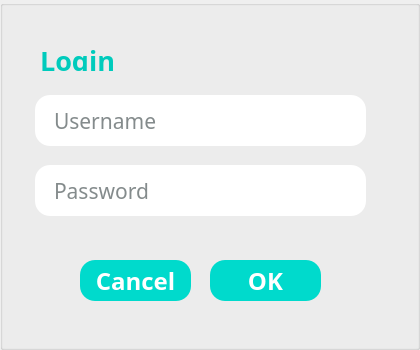
<?xml version="1.0" encoding="UTF-8"?>
<ui version="4.0">
 <class>loginDialog</class>
 <widget class="QDialog" name="loginDialog">
  <property name="geometry">
   <rect>
    <x>0</x>
    <y>0</y>
    <width>420</width>
    <height>350</height>
   </rect>
  </property>
  <property name="minimumSize">
   <size>
    <width>420</width>
    <height>350</height>
   </size>
  </property>
  <property name="maximumSize">
   <size>
    <width>420</width>
    <height>350</height>
   </size>
  </property>
  <property name="windowTitle">
   <string>Dialog</string>
  </property>
  <property name="styleSheet">
   <string notr="true">background-color: #e2fbff;
border-radius: 30px;

QMessageBox {
    color: rgb(11, 68, 77);
    font-size: 14px;
}
</string>
  </property>
  <widget class="QGroupBox" name="groupBox">
   <property name="geometry">
    <rect>
     <x>0</x>
     <y>0</y>
     <width>420</width>
     <height>350</height>
    </rect>
   </property>
   <property name="minimumSize">
    <size>
     <width>420</width>
     <height>350</height>
    </size>
   </property>
   <property name="maximumSize">
    <size>
     <width>420</width>
     <height>350</height>
    </size>
   </property>
   <property name="title">
    <string/>
   </property>
   <widget class="QLineEdit" name="log_passwordField">
    <property name="geometry">
     <rect>
      <x>30</x>
      <y>160</y>
      <width>341</width>
      <height>61</height>
     </rect>
    </property>
    <property name="font">
     <font>
      <family>Baloo Chettan 2</family>
      <pointsize>16</pointsize>
     </font>
    </property>
    <property name="styleSheet">
     <string notr="true">background-color: rgb(255, 255, 255);
border-radius: 20px;
border-width: 10px;
border-style: medium;
border-color: rgb(0, 207, 230);
padding: 12px;
color:rgb(10, 24, 25);</string>
    </property>
    <property name="placeholderText">
     <string>Password</string>
    </property>
   </widget>
   <widget class="QLineEdit" name="log_usernameField">
    <property name="geometry">
     <rect>
      <x>30</x>
      <y>90</y>
      <width>341</width>
      <height>61</height>
     </rect>
    </property>
    <property name="font">
     <font>
      <family>Baloo Chettan 2</family>
      <pointsize>16</pointsize>
     </font>
    </property>
    <property name="styleSheet">
     <string notr="true">background-color: rgb(255, 255, 255);
border-radius: 20px;
border-width: 10px;
border-style: medium;
border-color: rgb(0, 207, 230);
padding: 12px;
color:rgb(10, 24, 25);</string>
    </property>
    <property name="placeholderText">
     <string>Username</string>
    </property>
   </widget>
   <widget class="QLabel" name="label">
    <property name="geometry">
     <rect>
      <x>40</x>
      <y>50</y>
      <width>81</width>
      <height>21</height>
     </rect>
    </property>
    <property name="font">
     <font>
      <family>Baloo Chettan 2</family>
      <pointsize>20</pointsize>
      <bold>true</bold>
     </font>
    </property>
    <property name="styleSheet">
     <string notr="true">color: #00cbbc</string>
    </property>
    <property name="text">
     <string>Login</string>
    </property>
   </widget>
   <widget class="QPushButton" name="log_cancel">
    <property name="geometry">
     <rect>
      <x>80</x>
      <y>260</y>
      <width>111</width>
      <height>41</height>
     </rect>
    </property>
    <property name="font">
     <font>
      <family>Baloo Chettan 2</family>
      <pointsize>18</pointsize>
      <bold>true</bold>
     </font>
    </property>
    <property name="styleSheet">
     <string notr="true">background-color: #00dacc;
color: rgb(255, 255, 255);
border-radius: 15px;
</string>
    </property>
    <property name="text">
     <string>Cancel</string>
    </property>
    <property name="default">
     <bool>false</bool>
    </property>
    <property name="flat">
     <bool>false</bool>
    </property>
   </widget>
   <widget class="QPushButton" name="log_ok">
    <property name="geometry">
     <rect>
      <x>210</x>
      <y>260</y>
      <width>111</width>
      <height>41</height>
     </rect>
    </property>
    <property name="font">
     <font>
      <family>Baloo Chettan 2</family>
      <pointsize>18</pointsize>
      <bold>true</bold>
     </font>
    </property>
    <property name="styleSheet">
     <string notr="true">background-color: #00dacc;
color: rgb(255, 255, 255);
border-radius: 15px;
</string>
    </property>
    <property name="text">
     <string>OK</string>
    </property>
    <property name="default">
     <bool>false</bool>
    </property>
    <property name="flat">
     <bool>false</bool>
    </property>
   </widget>
  </widget>
 </widget>
 <resources/>
 <connections/>
</ui>
